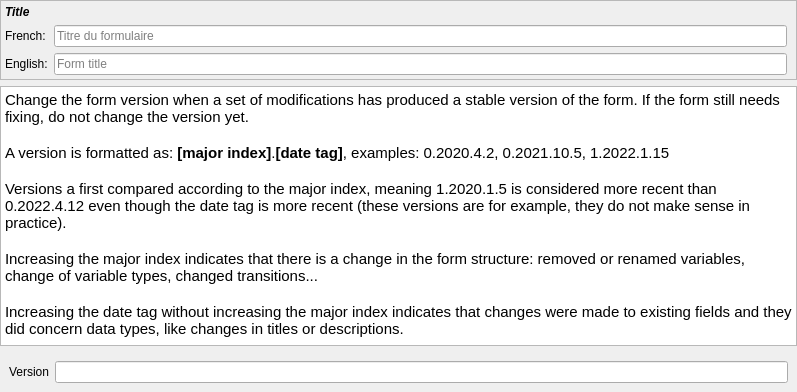
<?xml version="1.0" encoding="UTF-8"?>
<ui version="4.0">
 <class>FormPropertyEditor</class>
 <widget class="QWidget" name="FormPropertyEditor">
  <property name="geometry">
   <rect>
    <x>0</x>
    <y>0</y>
    <width>797</width>
    <height>392</height>
   </rect>
  </property>
  <property name="windowTitle">
   <string>Form</string>
  </property>
  <layout class="QVBoxLayout" name="verticalLayout">
   <property name="leftMargin">
    <number>0</number>
   </property>
   <property name="topMargin">
    <number>0</number>
   </property>
   <property name="rightMargin">
    <number>0</number>
   </property>
   <property name="bottomMargin">
    <number>0</number>
   </property>
   <item alignment="Qt::AlignTop">
    <widget class="QFrame" name="form_title_frame">
     <property name="sizePolicy">
      <sizepolicy hsizetype="Preferred" vsizetype="Preferred">
       <horstretch>0</horstretch>
       <verstretch>0</verstretch>
      </sizepolicy>
     </property>
     <property name="frameShape">
      <enum>QFrame::StyledPanel</enum>
     </property>
     <property name="frameShadow">
      <enum>QFrame::Raised</enum>
     </property>
     <property name="title" stdset="0">
      <bool>true</bool>
     </property>
     <layout class="QFormLayout" name="formLayout">
      <property name="leftMargin">
       <number>4</number>
      </property>
      <property name="topMargin">
       <number>4</number>
      </property>
      <property name="rightMargin">
       <number>9</number>
      </property>
      <property name="bottomMargin">
       <number>4</number>
      </property>
      <item row="1" column="0">
       <widget class="QLabel" name="label">
        <property name="text">
         <string>French:</string>
        </property>
       </widget>
      </item>
      <item row="1" column="1">
       <widget class="QLineEdit" name="title_field_french">
        <property name="frame">
         <bool>true</bool>
        </property>
        <property name="placeholderText">
         <string>Titre du formulaire</string>
        </property>
        <property name="title" stdset="0">
         <bool>true</bool>
        </property>
       </widget>
      </item>
      <item row="2" column="0">
       <widget class="QLabel" name="label_2">
        <property name="text">
         <string>English:</string>
        </property>
       </widget>
      </item>
      <item row="2" column="1">
       <widget class="QLineEdit" name="title_field_english">
        <property name="placeholderText">
         <string>Form title</string>
        </property>
       </widget>
      </item>
      <item row="0" column="0">
       <widget class="QLabel" name="label_3">
        <property name="font">
         <font>
          <weight>75</weight>
          <italic>true</italic>
          <bold>true</bold>
         </font>
        </property>
        <property name="text">
         <string>Title</string>
        </property>
       </widget>
      </item>
     </layout>
    </widget>
   </item>
   <item>
    <widget class="QTextEdit" name="textEdit">
     <property name="sizePolicy">
      <sizepolicy hsizetype="Minimum" vsizetype="Preferred">
       <horstretch>0</horstretch>
       <verstretch>0</verstretch>
      </sizepolicy>
     </property>
     <property name="minimumSize">
      <size>
       <width>0</width>
       <height>260</height>
      </size>
     </property>
     <property name="verticalScrollBarPolicy">
      <enum>Qt::ScrollBarAlwaysOff</enum>
     </property>
     <property name="horizontalScrollBarPolicy">
      <enum>Qt::ScrollBarAlwaysOff</enum>
     </property>
     <property name="sizeAdjustPolicy">
      <enum>QAbstractScrollArea::AdjustToContents</enum>
     </property>
     <property name="readOnly">
      <bool>true</bool>
     </property>
     <property name="html">
      <string>&lt;!DOCTYPE HTML PUBLIC &quot;-//W3C//DTD HTML 4.0//EN&quot; &quot;http://www.w3.org/TR/REC-html40/strict.dtd&quot;&gt;
&lt;html&gt;&lt;head&gt;&lt;meta name=&quot;qrichtext&quot; content=&quot;1&quot; /&gt;&lt;style type=&quot;text/css&quot;&gt;
p, li { white-space: pre-wrap; }
&lt;/style&gt;&lt;/head&gt;&lt;body style=&quot; font-family:'Ubuntu'; font-size:11pt; font-weight:400; font-style:normal;&quot;&gt;
&lt;p style=&quot; margin-top:0px; margin-bottom:0px; margin-left:0px; margin-right:0px; -qt-block-indent:0; text-indent:0px;&quot;&gt;Change the form version when a set of modifications has produced a stable version of the form. If the form still needs fixing, do not change the version yet.&lt;/p&gt;
&lt;p style=&quot;-qt-paragraph-type:empty; margin-top:0px; margin-bottom:0px; margin-left:0px; margin-right:0px; -qt-block-indent:0; text-indent:0px;&quot;&gt;&lt;br /&gt;&lt;/p&gt;
&lt;p style=&quot; margin-top:0px; margin-bottom:0px; margin-left:0px; margin-right:0px; -qt-block-indent:0; text-indent:0px;&quot;&gt;A version is formatted as: &lt;span style=&quot; font-weight:600;&quot;&gt;[major index]&lt;/span&gt;.&lt;span style=&quot; font-weight:600;&quot;&gt;[date tag]&lt;/span&gt;, examples: 0.2020.4.2, 0.2021.10.5, 1.2022.1.15 &lt;/p&gt;
&lt;p style=&quot;-qt-paragraph-type:empty; margin-top:0px; margin-bottom:0px; margin-left:0px; margin-right:0px; -qt-block-indent:0; text-indent:0px;&quot;&gt;&lt;br /&gt;&lt;/p&gt;
&lt;p style=&quot; margin-top:0px; margin-bottom:0px; margin-left:0px; margin-right:0px; -qt-block-indent:0; text-indent:0px;&quot;&gt;Versions a first compared according to the major index, meaning 1.2020.1.5 is considered more recent than 0.2022.4.12 even though the date tag is more recent (these versions are for example, they do not make sense in practice).&lt;/p&gt;
&lt;p style=&quot;-qt-paragraph-type:empty; margin-top:0px; margin-bottom:0px; margin-left:0px; margin-right:0px; -qt-block-indent:0; text-indent:0px;&quot;&gt;&lt;br /&gt;&lt;/p&gt;
&lt;p style=&quot; margin-top:0px; margin-bottom:0px; margin-left:0px; margin-right:0px; -qt-block-indent:0; text-indent:0px;&quot;&gt;Increasing the major index indicates that there is a change in the form structure: removed or renamed variables, change of variable types, changed transitions...&lt;/p&gt;
&lt;p style=&quot;-qt-paragraph-type:empty; margin-top:0px; margin-bottom:0px; margin-left:0px; margin-right:0px; -qt-block-indent:0; text-indent:0px;&quot;&gt;&lt;br /&gt;&lt;/p&gt;
&lt;p style=&quot; margin-top:0px; margin-bottom:0px; margin-left:0px; margin-right:0px; -qt-block-indent:0; text-indent:0px;&quot;&gt;Increasing the date tag without increasing the major index indicates that changes were made to existing fields and they did concern data types, like changes in titles or descriptions.&lt;/p&gt;&lt;/body&gt;&lt;/html&gt;</string>
     </property>
    </widget>
   </item>
   <item>
    <widget class="QFrame" name="frame">
     <property name="frameShape">
      <enum>QFrame::NoFrame</enum>
     </property>
     <property name="frameShadow">
      <enum>QFrame::Raised</enum>
     </property>
     <layout class="QFormLayout" name="formLayout_2">
      <item row="0" column="1">
       <widget class="QLineEdit" name="versionLineEdit"/>
      </item>
      <item row="0" column="0">
       <widget class="QLabel" name="versionLabel">
        <property name="text">
         <string>Version</string>
        </property>
       </widget>
      </item>
     </layout>
    </widget>
   </item>
  </layout>
 </widget>
 <resources/>
 <connections/>
</ui>
